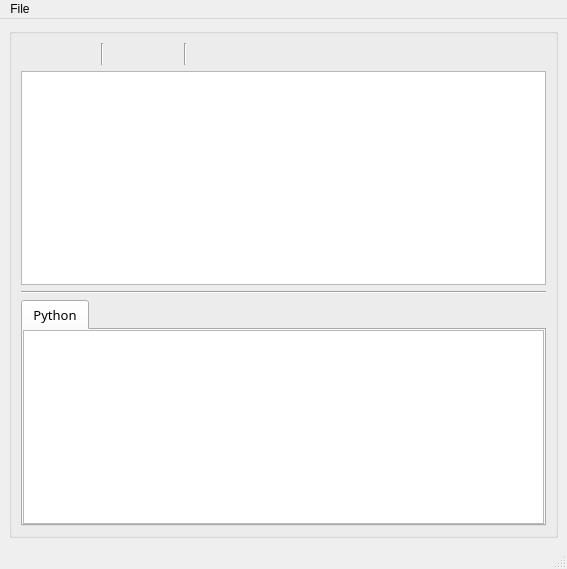
<?xml version="1.0" encoding="UTF-8"?>
<ui version="4.0">
 <class>MainWindow</class>
 <widget class="QMainWindow" name="MainWindow">
  <property name="geometry">
   <rect>
    <x>0</x>
    <y>0</y>
    <width>567</width>
    <height>569</height>
   </rect>
  </property>
  <property name="windowTitle">
   <string>Maya Connector</string>
  </property>
  <widget class="QWidget" name="centralwidget">
   <layout class="QVBoxLayout" name="verticalLayout">
    <item>
     <widget class="QGroupBox" name="groupBox">
      <property name="title">
       <string/>
      </property>
      <layout class="QVBoxLayout" name="verticalLayout_2">
       <item>
        <layout class="QHBoxLayout" name="horizontalLayout_2">
         <property name="spacing">
          <number>0</number>
         </property>
         <property name="topMargin">
          <number>0</number>
         </property>
         <item>
          <widget class="QPushButton" name="ui_run_all_btn">
           <property name="text">
            <string/>
           </property>
           <property name="icon">
            <iconset>
             <normaloff>../icons/executeAll.png</normaloff>../icons/executeAll.png</iconset>
           </property>
           <property name="iconSize">
            <size>
             <width>25</width>
             <height>25</height>
            </size>
           </property>
           <property name="flat">
            <bool>true</bool>
           </property>
          </widget>
         </item>
         <item>
          <widget class="QPushButton" name="ui_run_sel_btn">
           <property name="text">
            <string/>
           </property>
           <property name="icon">
            <iconset>
             <normaloff>icons/execute.png</normaloff>icons/execute.png</iconset>
           </property>
           <property name="iconSize">
            <size>
             <width>25</width>
             <height>25</height>
            </size>
           </property>
           <property name="flat">
            <bool>true</bool>
           </property>
          </widget>
         </item>
         <item>
          <widget class="Line" name="line_3">
           <property name="orientation">
            <enum>Qt::Vertical</enum>
           </property>
          </widget>
         </item>
         <item>
          <widget class="QPushButton" name="ui_connect_btn">
           <property name="text">
            <string/>
           </property>
           <property name="icon">
            <iconset>
             <normaloff>icons/connect.png</normaloff>icons/connect.png</iconset>
           </property>
           <property name="iconSize">
            <size>
             <width>25</width>
             <height>25</height>
            </size>
           </property>
           <property name="flat">
            <bool>true</bool>
           </property>
          </widget>
         </item>
         <item>
          <widget class="QPushButton" name="ui_disconnect_btn">
           <property name="text">
            <string/>
           </property>
           <property name="icon">
            <iconset>
             <normaloff>icons/disconnect.png</normaloff>icons/disconnect.png</iconset>
           </property>
           <property name="iconSize">
            <size>
             <width>25</width>
             <height>25</height>
            </size>
           </property>
           <property name="flat">
            <bool>true</bool>
           </property>
          </widget>
         </item>
         <item>
          <widget class="Line" name="line_2">
           <property name="orientation">
            <enum>Qt::Vertical</enum>
           </property>
          </widget>
         </item>
         <item>
          <widget class="QPushButton" name="ui_clear_log_btn">
           <property name="text">
            <string/>
           </property>
           <property name="icon">
            <iconset>
             <normaloff>icons/clearHistory.png</normaloff>icons/clearHistory.png</iconset>
           </property>
           <property name="iconSize">
            <size>
             <width>25</width>
             <height>25</height>
            </size>
           </property>
           <property name="flat">
            <bool>true</bool>
           </property>
          </widget>
         </item>
         <item>
          <widget class="QPushButton" name="ui_clear_script_btn">
           <property name="text">
            <string/>
           </property>
           <property name="icon">
            <iconset>
             <normaloff>icons/clearInput.png</normaloff>icons/clearInput.png</iconset>
           </property>
           <property name="iconSize">
            <size>
             <width>25</width>
             <height>25</height>
            </size>
           </property>
           <property name="flat">
            <bool>true</bool>
           </property>
          </widget>
         </item>
         <item>
          <widget class="QPushButton" name="ui_clear_both_btn">
           <property name="text">
            <string/>
           </property>
           <property name="icon">
            <iconset>
             <normaloff>icons/clearAll.png</normaloff>icons/clearAll.png</iconset>
           </property>
           <property name="iconSize">
            <size>
             <width>25</width>
             <height>25</height>
            </size>
           </property>
           <property name="flat">
            <bool>true</bool>
           </property>
          </widget>
         </item>
         <item>
          <spacer name="horizontalSpacer">
           <property name="orientation">
            <enum>Qt::Horizontal</enum>
           </property>
           <property name="sizeHint" stdset="0">
            <size>
             <width>40</width>
             <height>20</height>
            </size>
           </property>
          </spacer>
         </item>
        </layout>
       </item>
       <item>
        <widget class="QPlainTextEdit" name="ui_log_edit">
         <property name="font">
          <font>
           <family>Bahnschrift</family>
           <pointsize>10</pointsize>
          </font>
         </property>
        </widget>
       </item>
       <item>
        <widget class="Line" name="line">
         <property name="orientation">
          <enum>Qt::Horizontal</enum>
         </property>
        </widget>
       </item>
       <item>
        <widget class="QTabWidget" name="tabWidget">
         <property name="font">
          <font>
           <family>Bahnschrift</family>
           <pointsize>10</pointsize>
          </font>
         </property>
         <property name="currentIndex">
          <number>0</number>
         </property>
         <widget class="QWidget" name="ui_python_tab">
          <attribute name="title">
           <string>Python</string>
          </attribute>
          <layout class="QHBoxLayout" name="horizontalLayout">
           <property name="leftMargin">
            <number>0</number>
           </property>
           <property name="topMargin">
            <number>0</number>
           </property>
           <property name="rightMargin">
            <number>0</number>
           </property>
           <property name="bottomMargin">
            <number>0</number>
           </property>
           <item>
            <widget class="QPlainTextEdit" name="ui_script_edit">
             <property name="tabStopWidth">
              <number>20</number>
             </property>
            </widget>
           </item>
          </layout>
         </widget>
        </widget>
       </item>
      </layout>
     </widget>
    </item>
   </layout>
  </widget>
  <widget class="QMenuBar" name="menubar">
   <property name="geometry">
    <rect>
     <x>0</x>
     <y>0</y>
     <width>567</width>
     <height>21</height>
    </rect>
   </property>
   <widget class="QMenu" name="menuFile">
    <property name="font">
     <font>
      <family>Bahnschrift</family>
      <pointsize>10</pointsize>
     </font>
    </property>
    <property name="title">
     <string>File</string>
    </property>
    <addaction name="actionSave_as"/>
    <addaction name="actionOpen"/>
   </widget>
   <addaction name="menuFile"/>
  </widget>
  <widget class="QStatusBar" name="statusbar"/>
  <action name="actionSave_as">
   <property name="text">
    <string>Save as...</string>
   </property>
   <property name="font">
    <font>
     <family>Bahnschrift</family>
     <pointsize>10</pointsize>
    </font>
   </property>
  </action>
  <action name="actionOpen">
   <property name="text">
    <string>Open</string>
   </property>
   <property name="font">
    <font>
     <family>Bahnschrift</family>
     <pointsize>10</pointsize>
    </font>
   </property>
  </action>
 </widget>
 <resources/>
 <connections/>
</ui>
